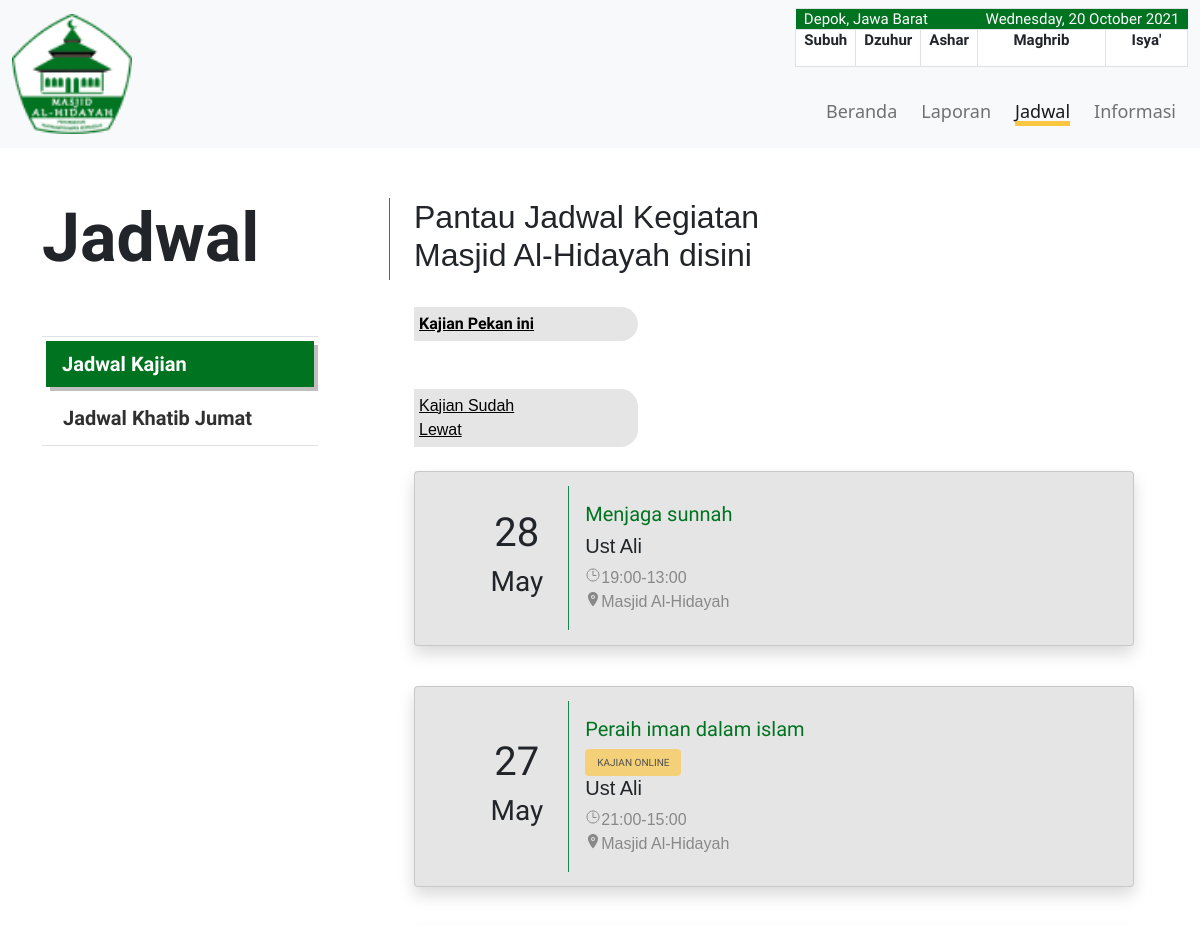
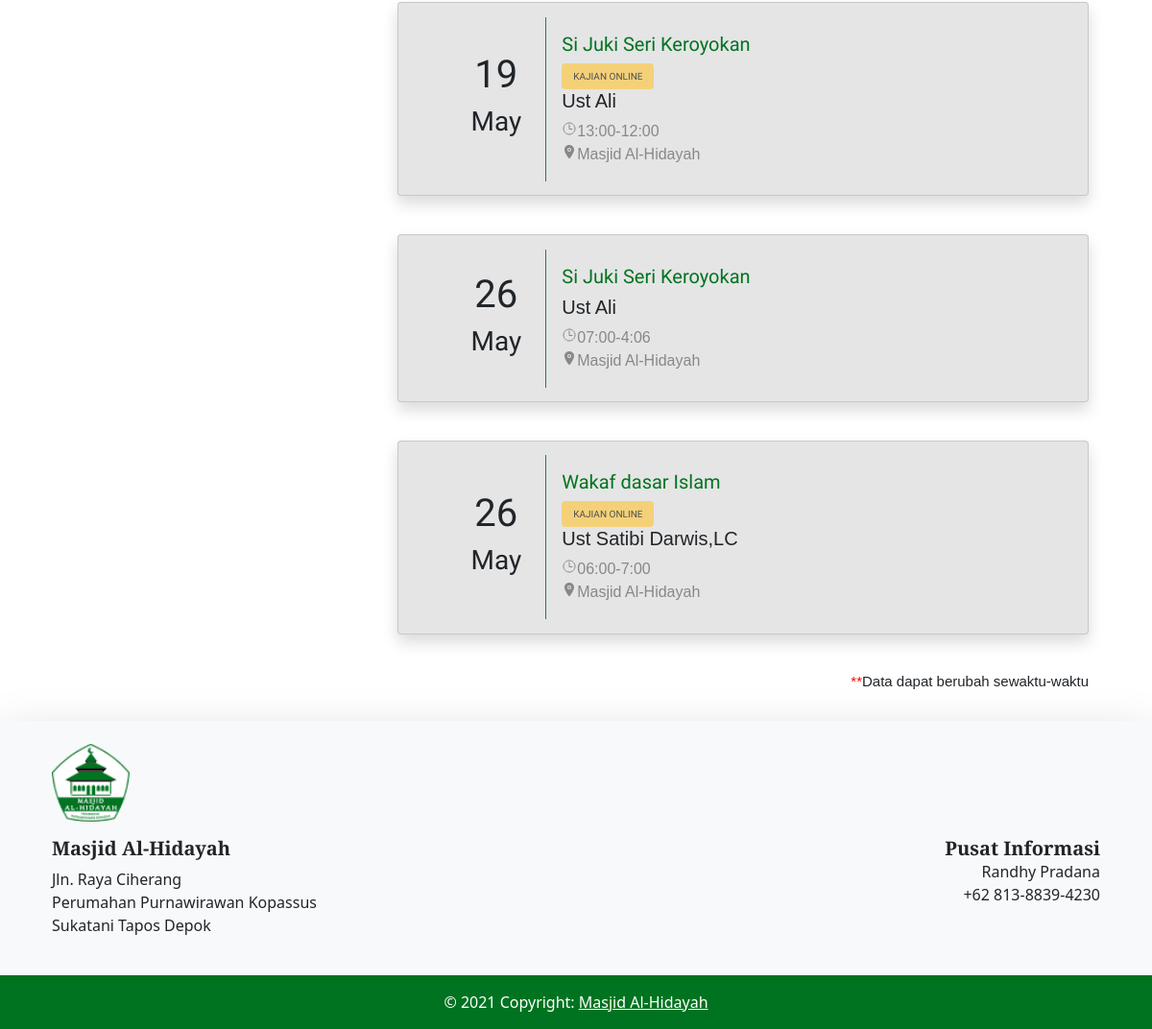
Page /jadwal/ on the committed database (2 pictures, top to bottom).
### appmasjid/models.py (models this page shows, shortened)
class JadwalModel(models.Model):
    tanggal = models.DateTimeField(auto_now=False, auto_now_add=False)
    selesai = models.TimeField(
        auto_now=False, auto_now_add=False, default="23:00:00")
    title = models.CharField(max_length=100)
    penceramah = models.ForeignKey(PenceramahModel, on_delete=models.CASCADE)
    online = models.BooleanField()
    link = models.CharField(max_length=300, null=True)

class PenceramahModel(models.Model):
    penceramah = models.CharField(max_length=100)
    def __str__(self):
        return self.penceramah

### appmasjid/views.py (the view, shortened to what this page needs)
# urls.py: path('jadwal/', views.jadwal, name='jadwal'),
def jadwal(request):
    solat = fetch_solat()
    solat = solat['results']['datetime'][0]['times']
    bulanIni = datetime.date(date.year, date.month, date.day)
    bulanDepan = datetime.date(date.year, 1,1)
    if int(date.month) == 12:
        bulanDepan = datetime.date(
            int(date.year) + 1, (int(date.month) % 12) + 1, date.day)
    elif int(date.month)%2 == 0:
        bulanDepan = datetime.date(
                int(date.year) + 1, (int(date.month) % 12) + 1, date.day-1)
    dateLalu = datetime.date(date.year, 1,1)
    jadwalBulanIni = JadwalModel.objects.filter(
        tanggal__range=[bulanIni, bulanDepan]).order_by('tanggal')
    jadwalLewat = JadwalModel.objects.filter(tanggal__range=[dateLalu,bulanIni])[:5]
    jumat = JadwalJumatModel.objects.all()[:5]
    return render(request, 'jadwal.html', {'date': now, 'subuh': solat['Fajr'],
                                           'dzuhur': solat['Dhuhr'],
                                           'ashr': solat['Asr'],
                                           'maghrib': solat['Maghrib'],
                                           'isya': solat['Isha'],
                                           'jadwal': jadwalBulanIni,
                                           'jadwalLewat':jadwalLewat,
                                           'navjadwal' : 'active',
                                           'jumat':jumat})

### appmasjid/views.py (called while the page is built)
def fetch_solat():
    tanggal = timezone.now()
    tanggal = tanggal.strftime("%Y-%m-%d")
    data = requests.get(
        "https://api.pray.zone/v2/times/day.json?city=jakarta&date=" + tanggal)
    return data.json()

### templates/jadwal.html (shortened to what this page needs)
{% extends 'base.html' %} {% block content %}
<div class="containter-fluid beranda3" style="padding-top: 50px">
    <div class="container">
        <div class="row">
            <div class="row">
                <div class="col-md-4 tab-col">
                    <h1 class="border-end border-success">
                        <strong>Jadwal</strong>
                    </h1>
                    <br />
                    <br />
                    <div class="col-md-3">
                        <ul class="nav nav-tabs flex-column">
                            <li class="nav-item mr-1 data">
                                <a href="#jadwal-kajian" class="nav-link active" data-bs-toggle="tab">Jadwal Kajian</a
              >
            </li>
            <li class="nav-item mr-1 data">
              <a href="#jadwal-jumat" class="nav-link" data-bs-toggle="tab"
                >Jadwal Khatib Jumat</a
              >
            </li>
          </ul>
        </div>
      </div>
      <div class="col-md-8 playfair float-end">
        <h2 class="d-none d-md-block" >Pantau Jadwal Kegiatan <br />Masjid Al-Hidayah disini</h2>
        <br />
        <div class="tab-content flex-center">
          <div class="data tab-pane fade show active" id="jadwal-kajian">
            <div class="row">
              <div class="col-4 mulish">
                <a class="d-none d-lg-block"
                  style="
                    background-color: #e5e5e5;
                    padding: 5px;
                    padding-right: 100px;
                    border-radius: 0px 17.5px 17.5px 0px;
                    font-weight: bold;
                    color: black;
                  "
                  >Kajian Pekan ini <br
                /></a>
                    </div>
                </div>
                <br />
                <br />
                <div class="row">
                    <div class="col-4">
                        <a class="d-none d-lg-block" style="
                    background-color: #e5e5e5;
                    padding: 5px;
                    padding-right: 100px;
                    border-radius: 0px 17.5px 17.5px 0px;
                    color: black;
                  ">Kajian Sudah Lewat <br
                /></a>
                    </div>
                </div>
                <br /> {% for data in jadwalLewat%}
                <div class="card mb-3 shadow card-jadwal" style="background-color: #E5E5E5;">
                    <div class="row g-0">
                        <div class="col-md-2 align-self-center text-center ">
                            <h1 class="card-title">{{data.tanggal|date:"d"}}</h1>
                            <h3 class="card-title">{{data.tanggal|date:"F"}}</h3>
                        </div>
                        <div class="col-md-10 border-start border-success text-start" style="border: #007320;">
                            <div class="card-body">
                                <h5 class="card-title bold" style="color: #007320;">{{data.title}}</h5>
                                {% if data.online%}
                                <a class="btn btn-primary bold disabled" style="background-color: #fcc740; color: black; border: none; font-size: 10px;">KAJIAN ONLINE</a> {% endif %}
                                <div class="playfair">
                                    <h5 class="card-title">{{data.penceramah}}</h5>
                                    <div class="row" style="color: #888888">
                                        <a class="card-text" style="color: #888888; text-decoration: none">
                                            <ion-icon name="time-outline"></ion-icon>{{data.tanggal|date:"H:i"}}-{{data.selesai|date:'G:i'}}
                                            <br/>
                                        </a>
                                    </div>
                                    <div class="row" style="color: #888888">
                                        <a class="card-text" style="color: #888888; text-decoration: none">
                                            <ion-icon name="location"></ion-icon>Masjid Al-Hidayah
                                        </a>
                                    </div>
                                </div>
                            </div>
                        </div>
                    </div>
                </div>
                <br /> {% endfor %}
                <h6 style="font-size: 15px; text-align: right;"><span style="color: red;">**</span>Data dapat berubah sewaktu-waktu</h6>
                <br />
            </div>
        </div>
    </div>
</div>
</div>
</div>
{% endblock content %}

### templates/base.html (shortened to what this page needs)
<!DOCTYPE html>
<html lang="en">
<head>
    {% load static %}
    <link rel="stylesheet" href="{% static 'css/base.css'%}" type="text/css" />
    <link href="https://cdn.jsdelivr.net/npm/bootstrap@5.0.2/dist/css/bootstrap.min.css" rel="stylesheet">
    <link rel="stylesheet" href="https://cdnjs.cloudflare.com/ajax/libs/font-awesome/4.7.0/css/font-awesome.min.css" />
</head>
<body>
    <header>
        <nav class="navbar navbar-expand-lg navbar-light bg-light">
            <div class="container-fluid">
                <a class="navbar-brand" href="{% url 'home' %}">
                    <img src="{% static 'img/logoMsj.png' %}" alt="Lambang Masjid Al-Hidayah" style="width: 120px; height: 120px" />
                </a>
                <div class="ms-auto">
                    <div class="tabeltabelan">
                        <table class="d-none  d-md-block table table-bordered">
                            <thead>
                                <td style="
                      color: white;
                      background-color: #007320;
                      border: none;
                    " colspan="3">
                                    Depok, Jawa Barat
                                </td>
                                <td style="
                      text-align: right;
                      color: white;
                      background-color: #007320;
                      border: none;
                    " colspan="2 ">
                                    {{date}}
                                </td>
                                <tr style="border-bottom: none">
                                    <th style="text-align: center; background-color: white" scope="col ">
                                        Subuh
                                    </th>
                                    <th style="text-align: center; background-color: white" scope="col ">
                                        Dzuhur
                                    </th>
                                    <th style="text-align: center; background-color: white" scope="col ">
                                        Ashar
                                    </th>
                                    <th style="text-align: center; background-color: white" scope="col ">
                                        Maghrib
                                    </th>
                                    <th style="text-align: center; background-color: white" scope="col ">
                                        Isya'
                                    </th>
                                </tr>
                            </thead>
                            <tbody>
                                <tr style="border-top: none">
                                    <th style="
                        text-align: center;
                        background-color: white;
                        color: #007320;
                      " scope="col ">
                                    </th>
                                    <th style="
                        text-align: center;
                        background-color: white;
                        color: #007320;
                      " scope="col ">
                                    </th>
                                    <th style="
                        text-align: center;
                        background-color: white;
                        color: #007320;
                      " scope="col ">
                                    </th>
                                    <th style="
                        text-align: center;
                        background-color: white;
                        color: #007320;
                      " scope="col ">
                                    </th>
                                    <th style="
                        text-align: center;
                        background-color: white;
                        color: #007320;
                      " scope="col ">
                                    </th>
                                </tr>
                            </tbody>
                        </table>
                    </div>
                    <div class="collapse navbar-collapse" id="navbarSupportedContent">
                        <ul class="navbar-nav ms-auto mb-2 mb-lg-0 menu">
                            <li>
                                <a class="nav-link float-end nav-item {{ navhome }} Navbar_Link" href="{% url 'home' %} ">Beranda</a
                  >
                </li>
                <li>
                  <a
                    class="nav-link float-end nav-item {{navlaporan}} Navbar_Link"
                    href="{% url 'laporan' %}"
                    >Laporan</a
                  >
                </li>
                <li>
                  <a
                    class="nav-link float-end nav-item {{navjadwal}} Navbar_Link"
                    href="{% url 'jadwal' %} "
                    >Jadwal</a
                  >
                </li>
                <li>
                  <a
                    class="nav-link float-end nav-item {{navinformasi}} Navbar_Link"
                    href="{% url 'informasi' %} "
                    >Informasi</a
                  >
                </li>
              </ul>
            </div>
          </div>
        </div>
      </nav>
    </header>
    {% block content %} {% endblock content %}
    <footer class="bg-light text-center text-lg-start shadow-lg">
            <div class="container p-4">
    <section class="">
      <div class="row">
        <div class="col-lg-2 col-md-12 mb-4 mb-md-0">
          <div
            class="bg-image hover-overlay ripple shadow-1-strong rounded"
            data-ripple-color="light"
          >
            <img
              src="{% static 'img/logoMsj.png' %}"
              class="w-50"/>
                    </div>
                </div>
            </div>
            </section>
            <div class="row">
                <div class="col-lg-6 col-md-12 mb-4 mb-md-0 pt-3">
                    <h5 class="playfair"><strong>Masjid Al-Hidayah</strong></h5>
                    <p>
                        Jln. Raya Ciherang<br /> Perumahan Purnawirawan Kopassus <br />Sukatani Tapos Depok
                    </p>
                </div>
                <div class="col-lg-6 col-md-12 mb-4 mb-md-0 text-end pt-3 align-self-baseline">
                    <h5 class="playfair mb-0"><strong>Pusat Informasi</strong></h5>
                    <p class="card-text">
                      Randhy Pradana <br />+62 813-8839-4230
                    </p>
                </div>
            </div>
            </div>
            <div class="text-center p-3 text-white" style="background-color:#007320;">
                © 2021 Copyright:
                <a class="text-white" href="#">Masjid Al-Hidayah</a>
            </div>
            </footer>
</body>
</html>

### static/css/base.css (style rules this page uses)
* { box-sizing: border-box; }
body { margin: 0; font-family: "Mulish", sans-serif; overflow-x: hidden!important }
.mulish { font-family: 'Mulish', sans-serif; }
.playfair { font-family: 'Playfair Display', sans-serif; }
.navbar-nav a { float: left; color: black; text-align: center; padding: 12px; text-decoration: none; font-size: 18px; line-height: 25px; border-radius: 4px; text-decoration: underline solid 5px transparent; transition: text-decoration 1s ease; }
.menu .active { text-decoration: underline solid 5px #FCC740; color: black; }
tr { line-height: 4px; min-height: 5px; height: 5px; font-size: 15px; font-family: "Mulish"; }
.beranda3 ul { width: 276px; border-top: 1px solid #dee2e6; }
.beranda3 ul .active { background-color: #007320 !important; color: #ffffff !important; border-radius: 0; border: none !important; box-shadow: 4px 4px 0px rgba(0, 0, 0, 0.25) }
.beranda3 ul .nav-link { background-color: #ffffff; color: #303030; }
.tab-col { font-family: 'Mulish', sans-serif; font-weight: bold; }
.tab-col h1 strong { font-size: 68px; }
.tab-col a { font-size: 20px; }
.card-jadwal { font-family: 'Mulish', sans-serif; }
ul { list-style-type: none; margin: 0; padding: 0; }
ul>li { padding: 4px; color: #c5cae9; }
.card { padding: 2% 7%; }

### rows in the picture
JadwalModel: tanggal "28", tanggal "May", title "Menjaga sunnah", penceramah "Ust Ali", tanggal "19:00", selesai "13:00"
JadwalModel: tanggal "27", tanggal "May", title "Peraih iman dalam islam", online "KAJIAN ONLINE", penceramah "Ust Ali", tanggal "21:00", selesai "15:00"
JadwalModel: tanggal "19", tanggal "May", title "Si Juki Seri Keroyokan", online "KAJIAN ONLINE", penceramah "Ust Ali", tanggal "13:00", selesai "12:00"
JadwalModel: tanggal "26", tanggal "May", title "Si Juki Seri Keroyokan", penceramah "Ust Ali", tanggal "07:00", selesai "4:06"
JadwalModel: tanggal "26", tanggal "May", title "Wakaf dasar Islam", online "KAJIAN ONLINE", penceramah "Ust Satibi Darwis,LC", tanggal "06:00", selesai "7:00"

### other values in the picture
{{ date }} "Wednesday, 20 October 2021"
